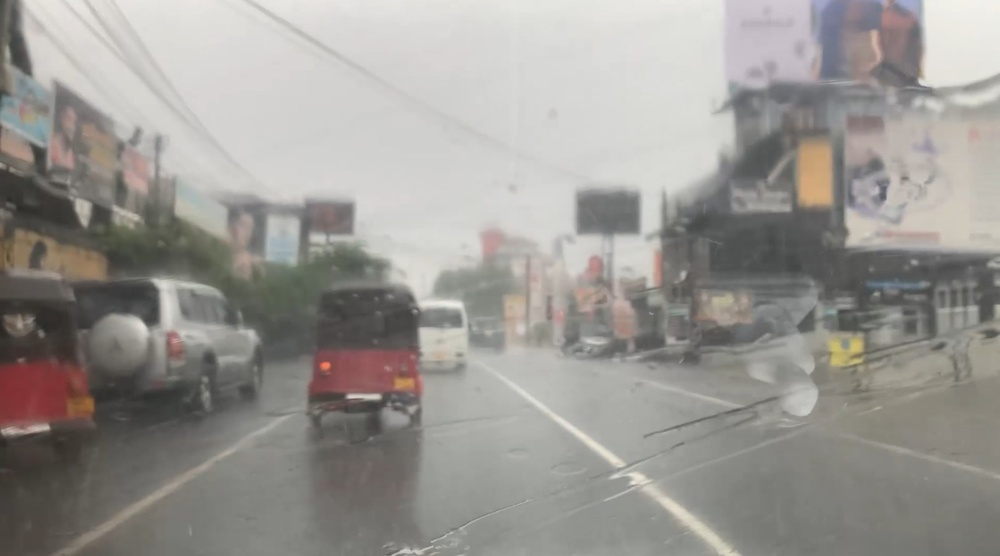
#> input picture Clear sight/rain/rainy_image1.jpg, 1000 x 556 px, shrunk from 1623 x 902 before the run, found by its file name
$ python rain_removal.py   (older library calls are emulated)
#> lines starting #> are read from the running program, lines starting #| are printed output that depends on the picture; after the words box and inside, x2 and y2 are one past the last pixel; in counts of white or black regions, pixels touching at a corner belong together
import cv2
import numpy as np

def remove_rain_advanced(image_path, output_path):
    # Load the input image
    image = cv2.imread(image_path)
#> image is the input picture: shape (556, 1000, 3); mean B, G, R 146.7, 151.3, 154
    if image is None:
        print("Error: Unable to load image.")
        return

    # Convert to grayscale
    gray = cv2.cvtColor(image, cv2.COLOR_BGR2GRAY)

    # Apply a Gaussian blur to reduce noise and highlight streaks
    blurred = cv2.GaussianBlur(gray, (5, 5), 0)

    # Detect edges using the Sobel operator
    sobel_x = cv2.Sobel(blurred, cv2.CV_64F, 1, 0, ksize=3)
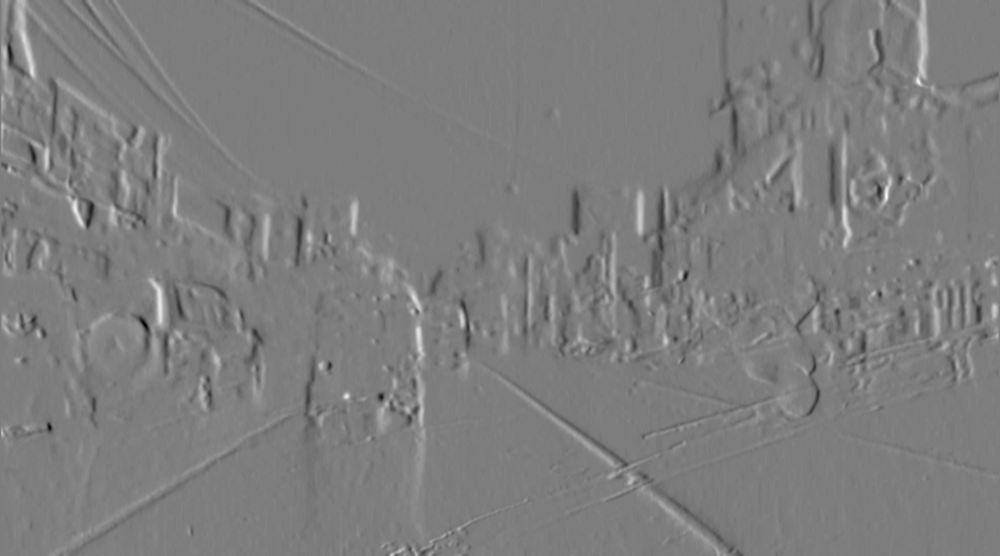
#> sobel_x: shape (556, 1000) float64; min -207, max 213, mean 0.7; drawn with min black and max white
    sobel_y = cv2.Sobel(blurred, cv2.CV_64F, 0, 1, ksize=3)
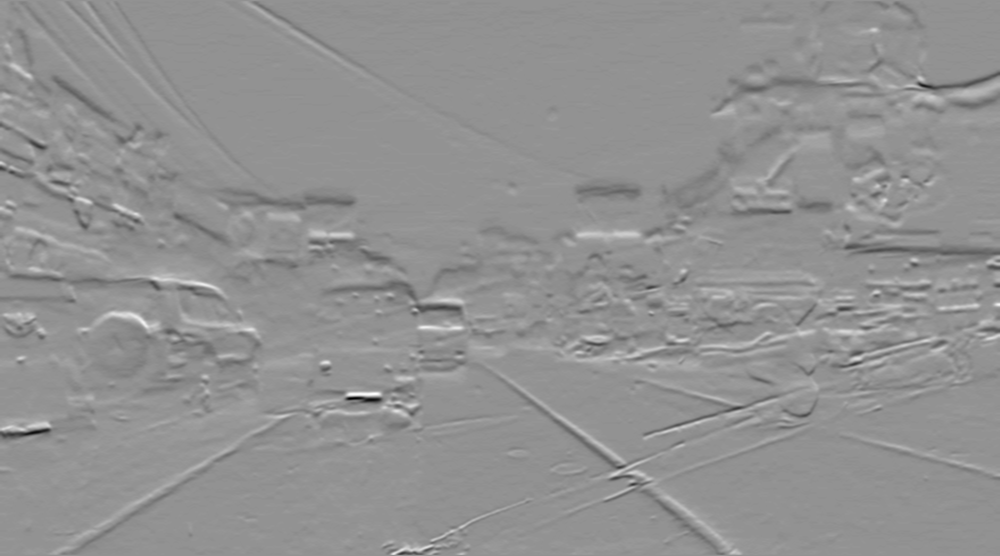
#> sobel_y: shape (556, 1000) float64; min -264, max 195, mean -1.2; drawn with min black and max white
    sobel_magnitude = cv2.magnitude(sobel_x, sobel_y)
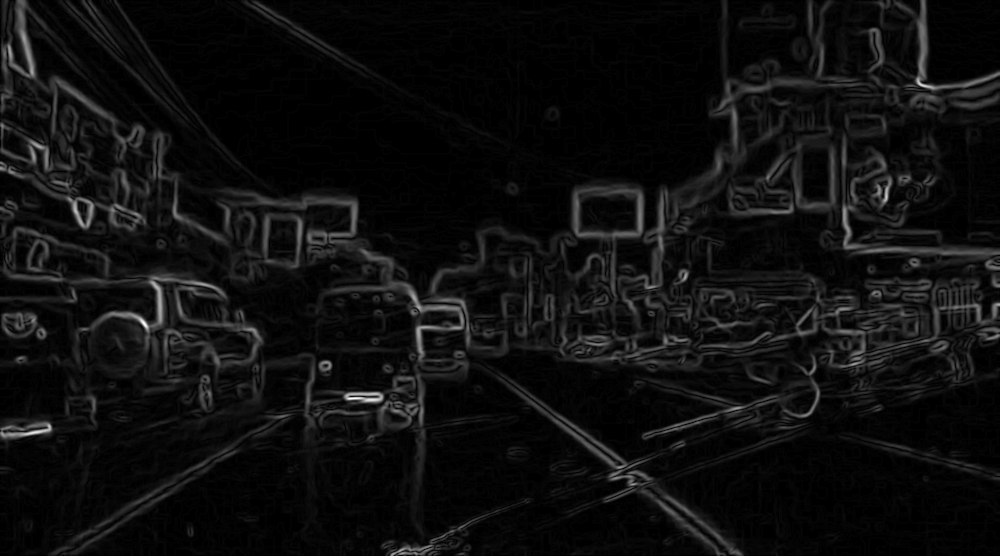
#> sobel_magnitude: shape (556, 1000) float64; min 0, max 264, mean 15.5; drawn with min black and max white

    # Normalize and threshold the gradient to isolate rain streaks
    _, binary_streaks = cv2.threshold((sobel_magnitude / sobel_magnitude.max() * 255).astype(np.uint8), 30, 255, cv2.THRESH_BINARY)
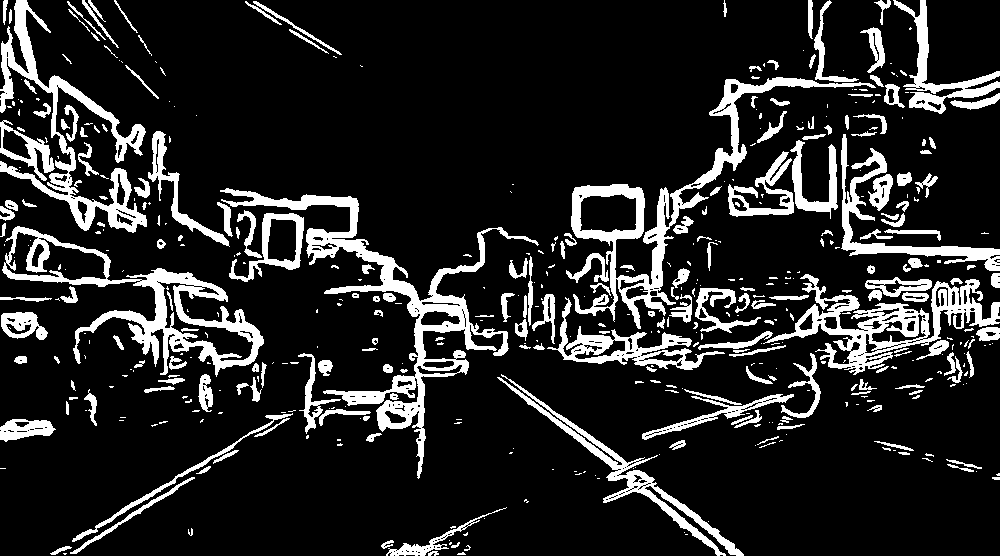
#> binary_streaks: shape (556, 1000); 15% white; 482 white regions (263 under 20 px), largest, box (x1, y1, x2, y2) and area: (220, 188, 539, 479) 10027, (571, 77, 876, 329) 7650, (2, 226, 264, 377) 7559

    # Dilate the streaks slightly for better inpainting
    kernel = cv2.getStructuringElement(cv2.MORPH_RECT, (3, 3))
    dilated_streaks = cv2.dilate(binary_streaks, kernel, iterations=1)
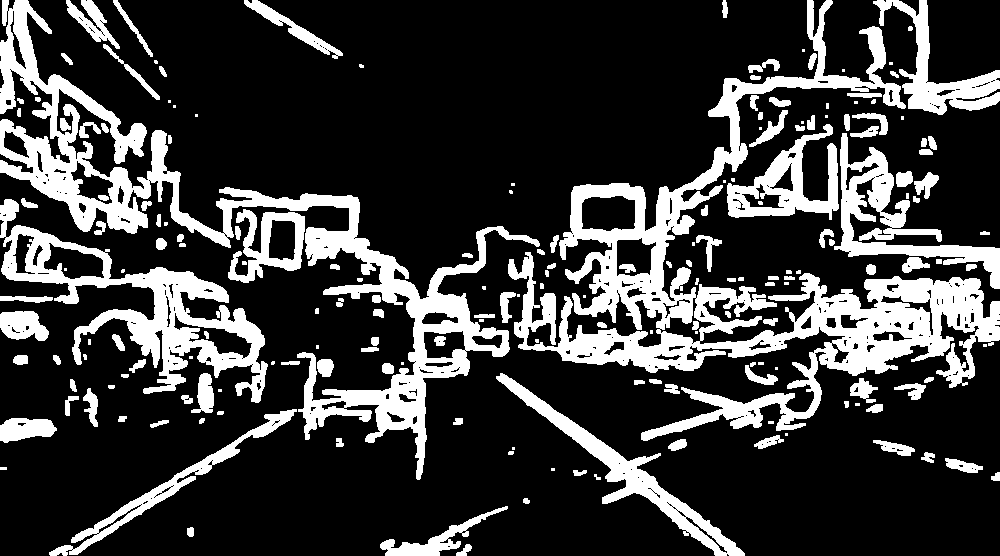
#> dilated_streaks: shape (556, 1000); 23.1% white; 191 white regions (48 under 20 px), largest, box (x1, y1, x2, y2) and area: (508, 0, 1000, 441) 41289, (0, 0, 540, 480) 30057, (0, 199, 268, 403) 12840

    # Inpaint the image to remove detected rain streaks
    inpainted = cv2.inpaint(image, dilated_streaks, inpaintRadius=5, flags=cv2.INPAINT_TELEA)

    # Apply bilateral filtering to smooth remaining noise while preserving edges
    smoothed = cv2.bilateralFilter(inpainted, d=9, sigmaColor=75, sigmaSpace=75)

    # Enhance contrast using CLAHE (adaptive histogram equalization)
    lab = cv2.cvtColor(smoothed, cv2.COLOR_BGR2LAB)
#> lab: shape (556, 1000, 3); mean of channels 0, 1, 2 158.3, 128.3, 130.8
    l, a, b = cv2.split(lab)
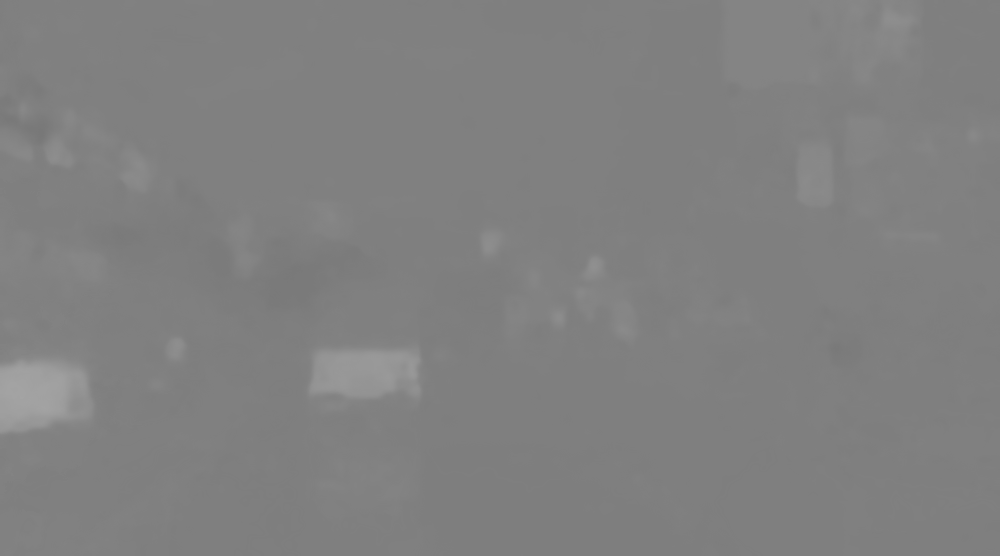
#> a: shape (556, 1000); min 120, max 164, mean 128.3
    clahe = cv2.createCLAHE(clipLimit=2.0, tileGridSize=(8, 8))
    l = clahe.apply(l)
    enhanced_image = cv2.merge((l, a, b))
#> enhanced_image: shape (556, 1000, 3); mean of channels 0, 1, 2 153.9, 128.3, 130.8
    final_image = cv2.cvtColor(enhanced_image, cv2.COLOR_LAB2BGR)
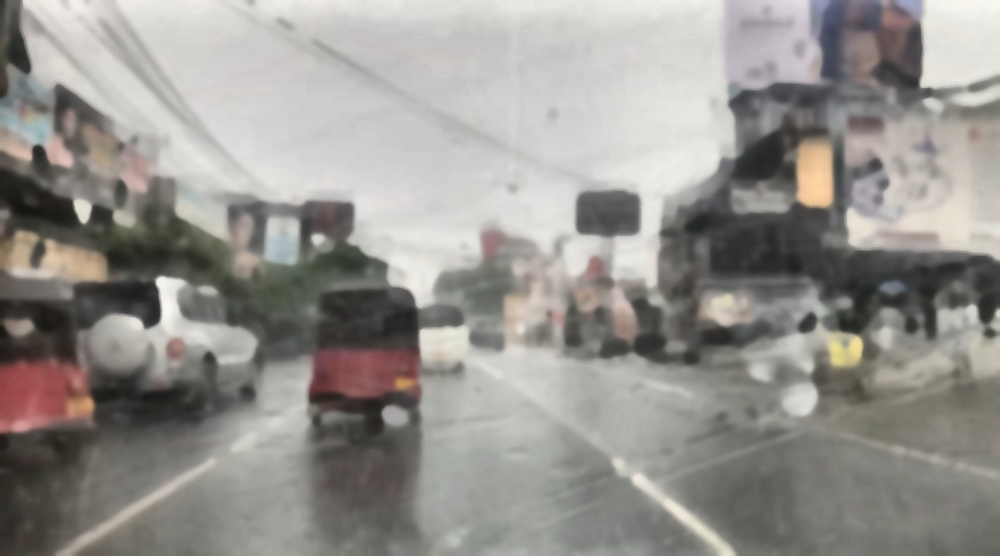
#> final_image: shape (556, 1000, 3); mean B, G, R 142.7, 147.2, 150

    # Save the result
    cv2.imwrite(output_path, final_image)
    print(f"Rain-removed image saved at: {output_path}")

# Example usage
input_image = "C:\\Users\\niros\\OneDrive\\Desktop\\EE 405 FYP clear sight and TSR\\Clear sight\\rain\\rainy_image1.jpg"  # Replace with your input image path
output_image = "C:\\Users\\niros\\OneDrive\\Desktop\\EE 405 FYP clear sight and TSR\\Clear sight\\rain\\rain_removed_image3.jpg"  # Replace with your desired output path
remove_rain_advanced(input_image, output_image)

$ run again, with Clear sight/rain/rain_removed_image2.jpg copied over Clear sight/rain/rainy_image1.jpg
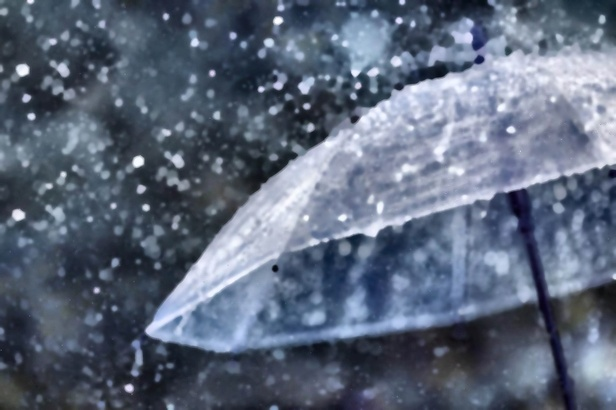
#> input picture Clear sight/rain/rain_removed_image2.jpg, 616 x 410 px, shrunk from 1000 x 666 before the run, found by its file name
#> in remove_rain_advanced, image is the input picture: shape (410, 616, 3); mean B, G, R 122.8, 103.6, 92.4
#> in remove_rain_advanced, `_, binary_streaks = cv2.threshold((sobel_magnitude / sobel_magnitude.m..`:
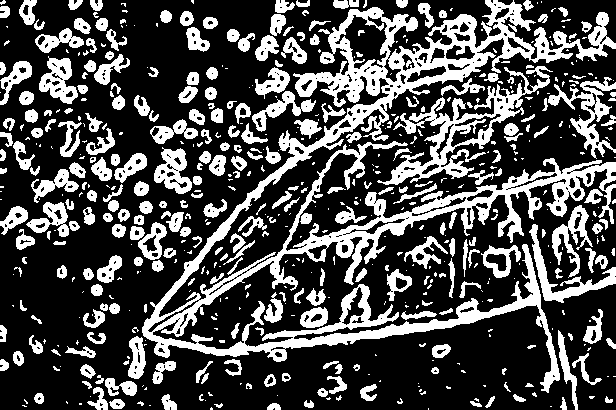
#> binary_streaks: shape (410, 616); 30.2% white; 591 white regions (308 under 20 px), largest, box (x1, y1, x2, y2) and area: (142, 0, 616, 393) 30948, (377, 66, 553, 185) 4369, (548, 77, 616, 159) 1575
#> dilated_streaks: shape (410, 616); 47.2% white; 255 white regions (60 under 20 px), largest, box (x1, y1, x2, y2) and area: (79, 0, 616, 410) 75548, (57, 112, 148, 239) 3537, (129, 200, 192, 273) 2232
#> lab: shape (410, 616, 3); mean of channels 0, 1, 2 104.8, 128.5, 116
#> enhanced_image: shape (410, 616, 3); mean of channels 0, 1, 2 118.4, 128.5, 116
#> in remove_rain_advanced, `final_image = cv2.cvtColor(enhanced_image, cv2.COLOR_LAB2BGR)`:
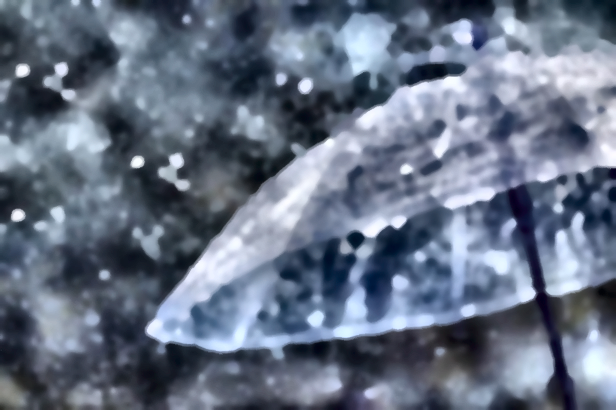
#> final_image: shape (410, 616, 3); mean B, G, R 132.4, 113.3, 102

$ run again, with Clear sight/rain/rainy_image.jpg copied over Clear sight/rain/rainy_image1.jpg
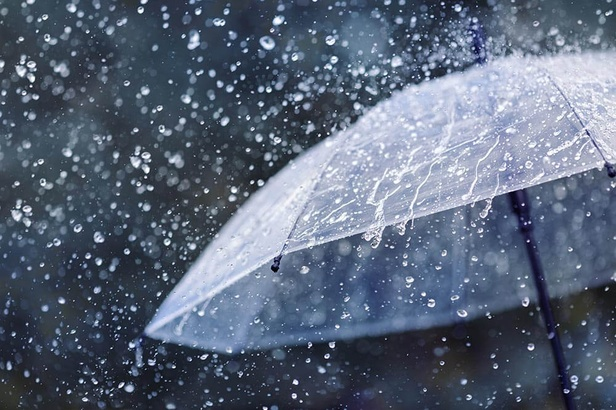
#> input picture Clear sight/rain/rainy_image.jpg, 616 x 410 px, shrunk from 1000 x 666 before the run, found by its file name
#> in remove_rain_advanced, image is the input picture: shape (410, 616, 3); mean B, G, R 120.7, 101.7, 90.2
#> in remove_rain_advanced, `_, binary_streaks = cv2.threshold((sobel_magnitude / sobel_magnitude.m..`:
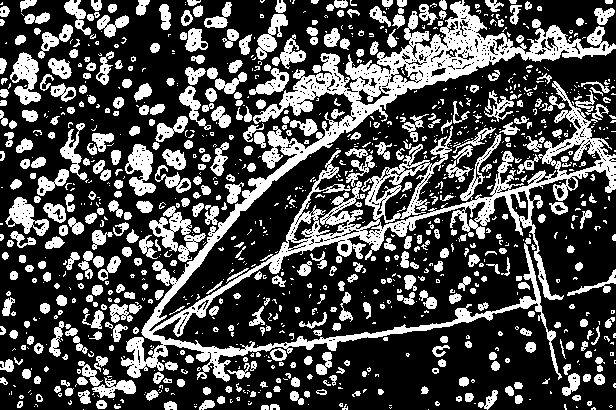
#> binary_streaks: shape (410, 616); 30.2% white; 1092 white regions (630 under 20 px), largest, box (x1, y1, x2, y2) and area: (121, 0, 616, 382) 30944, (149, 206, 206, 262) 1139, (125, 144, 156, 196) 892
#> dilated_streaks: shape (410, 616); 50.4% white; 300 black regions (233 under 20 px), largest, box (x1, y1, x2, y2) and area: (0, 0, 288, 410) 43730, (103, 172, 616, 410) 32542, (155, 197, 535, 348) 18076
#> lab: shape (410, 616, 3); mean of channels 0, 1, 2 99.4, 128.5, 116
#> enhanced_image: shape (410, 616, 3); mean of channels 0, 1, 2 109.1, 128.5, 116
#> in remove_rain_advanced, `final_image = cv2.cvtColor(enhanced_image, cv2.COLOR_LAB2BGR)`:
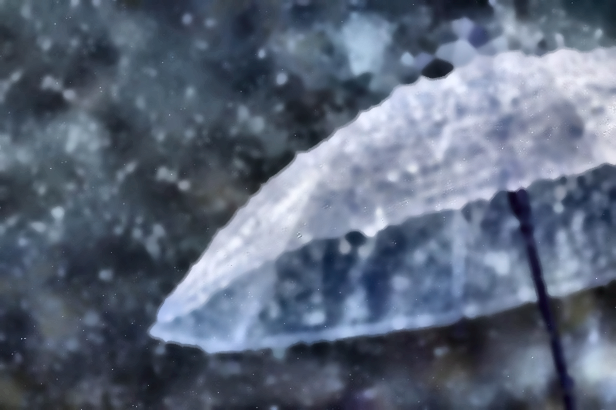
#> final_image: shape (410, 616, 3); mean B, G, R 122.8, 103.9, 92.6
